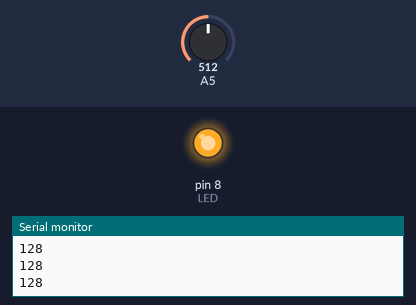
The sketch below on a simulated Arduino Uno, built with avr-gcc and run on an emulated ATmega328P. On the bench: output pins drawn as LEDs (lit = HIGH), the last lines printed to the serial monitor. The inputs (shaded band) are chosen by the test bench; at power-on: A5 = 512.

Above: at 1.2 s.
1.3 s: A5 set to 500
At 2.1 s:
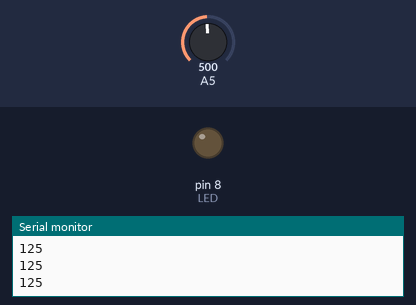
2.8 s: A5 set to 716
At 3.3 s:
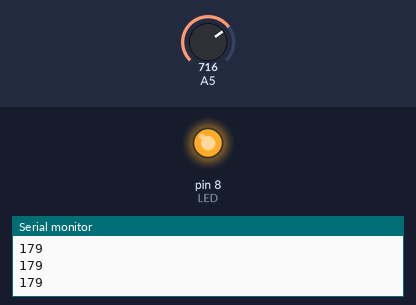
4.3 s: A5 set to 511
At 5.6 s:
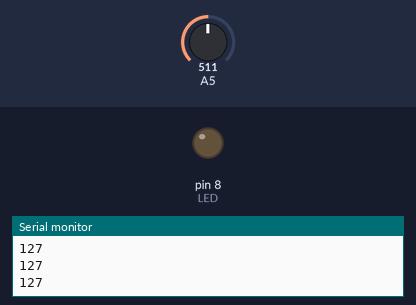
Timing chart, 0 to 7.3 s (numbered marks = the images above; inputs shaded):
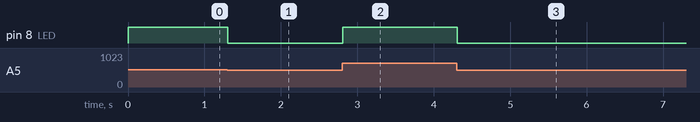

The sketch:

variable_resistance_c.ino
```cpp
int LED = 8;

void setup(){
  Serial.begin(9600);
  pinMode(LED, OUTPUT);
}

void loop(){
  int val = analogRead(A5)/4;
  Serial.println(val);
  analogWrite(LED, val);
}
```

Measured:
- the behaviour switches between 512 and 511 on A5 (found by bisection; images 0 and 1)
- after the input at 1.3 s, pin 8 (LED): HIGH → LOW at once
- after the input at 2.8 s, pin 8 (LED): LOW → HIGH at once
- after the input at 4.3 s, pin 8 (LED): HIGH → LOW at once
